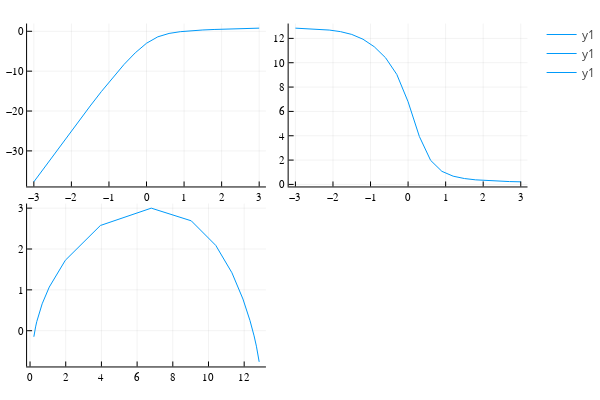

This figure's notebook cell:
### Code cell
p1 = plot(q, τ, legend = false)
p2 = plot(q, α, legend = false)
p3 = plot(α, f_α)
p4 = plot(p1, p2, p3)

### Figure 1 — Plotly figure (JSON) as saved in the notebook; plotly's stock layout.template omitted (floating-point values rounded to 4 significant figures)
{"data": [{"colorbar": {"title": ""}, "legendgroup": "y1", "line": {"color": "rgba(0, 154, 250, 1.000)", "dash": "solid", "shape": "linear", "width": 1}, "mode": "lines", "name": "y1", "showlegend": true, "type": "scatter", "x": [-3, -2.7, -2.4, -2.1, -1.8, -1.5, -1.2, -0.9, -0.6, -0.3, 0, 0.3, 0.6, 0.9, 1.2, 1.5, 1.8, 2.1, 2.4, 2.7, 3], "xaxis": "x1", "y": [-37.76, -33.91, -30.08, -26.26, -22.47, -18.74, -15.09, -11.6, -8.333, -5.4, -3.0, -1.393, -0.5381, -0.09886, 0.1569, 0.3283, 0.456, 0.5583, 0.6443, 0.7193, 0.7864], "yaxis": "y1", "zmax": null, "zmin": null}, {"colorbar": {"title": ""}, "legendgroup": "y1", "line": {"color": "rgba(0, 154, 250, 1.000)", "dash": "solid", "shape": "linear", "width": 1}, "mode": "lines", "name": "y1", "showlegend": true, "type": "scatter", "x": [-3, -2.7, -2.4, -2.1, -1.8, -1.5, -1.2, -0.9, -0.6, -0.3, 0, 0.3, 0.6, 0.9, 1.2, 1.5, 1.8, 2.1, 2.4, 2.7, 3], "xaxis": "x2", "y": [12.84, 12.81, 12.76, 12.68, 12.55, 12.32, 11.93, 11.31, 10.41, 9.035, 6.794, 3.941, 1.977, 1.076, 0.6791, 0.4845, 0.3765, 0.3102, 0.2663, 0.2354, 0.2127], "yaxis": "y2", "zmax": null, "zmin": null}, {"colorbar": {"title": ""}, "legendgroup": "y1", "line": {"color": "rgba(0, 154, 250, 1.000)", "dash": "solid", "shape": "linear", "width": 1}, "mode": "lines", "name": "y1", "showlegend": true, "type": "scatter", "x": [12.84, 12.81, 12.76, 12.68, 12.55, 12.32, 11.93, 11.31, 10.41, 9.035, 6.794, 3.941, 1.977, 1.076, 0.6791, 0.4845, 0.3765, 0.3102, 0.2663, 0.2354, 0.2127], "xaxis": "x3", "y": [-0.7625, -0.6694, -0.5486, -0.3789, -0.1272, 0.2484, 0.7746, 1.418, 2.088, 2.69, 3.0, 2.576, 1.725, 1.068, 0.6581, 0.3985, 0.2217, 0.09315, -0.005281, -0.08368, -0.1482], "yaxis": "y3", "zmax": null, "zmin": null}], "layout": {"annotations": [], "height": 400, "legend_position": {"bgcolor": "rgba(255, 255, 255, 1.000)", "bordercolor": "rgba(0, 0, 0, 1.000)", "borderwidth": 1, "font": {"color": "rgba(0, 0, 0, 1.000)", "family": "sans-serif", "size": 11}, "title": {"font": {"color": "rgba(0, 0, 0, 1.000)", "family": "sans-serif", "size": 15}, "text": ""}, "tracegroupgap": 0, "traceorder": "normal", "x": 1, "xanchor": "auto", "y": 1, "yanchor": "auto"}, "margin": {"b": 20, "l": 0, "r": 0, "t": 20}, "paper_bgcolor": "rgba(255, 255, 255, 1.000)", "plot_bgcolor": "rgba(255, 255, 255, 1.000)", "showlegend": true, "width": 600, "xaxis1": {"anchor": "y1", "domain": [0.05101, 0.5008], "gridcolor": "rgba(0, 0, 0, 0.100)", "gridwidth": 0.5, "linecolor": "rgba(0, 0, 0, 1.000)", "mirror": false, "range": [-3.18, 3.18], "showgrid": true, "showline": true, "showticklabels": true, "tickangle": 0, "tickcolor": "rgb(0, 0, 0)", "tickfont": {"color": "rgba(0, 0, 0, 1.000)", "family": "sans-serif", "size": 11}, "tickmode": "array", "ticks": "inside", "ticktext": ["−3", "−2", "−1", "0", "1", "2", "3"], "tickvals": [-3, -2, -1, 0, 1, 2, 3], "title": "", "titlefont": {"color": "rgba(0, 0, 0, 1.000)", "family": "sans-serif", "size": 15}, "type": "-", "visible": true, "zeroline": false, "zerolinecolor": "rgba(0, 0, 0, 1.000)"}, "xaxis2": {"anchor": "y2", "domain": [0.5436, 0.9934], "gridcolor": "rgba(0, 0, 0, 0.100)", "gridwidth": 0.5, "linecolor": "rgba(0, 0, 0, 1.000)", "mirror": false, "range": [-3.18, 3.18], "showgrid": true, "showline": true, "showticklabels": true, "tickangle": 0, "tickcolor": "rgb(0, 0, 0)", "tickfont": {"color": "rgba(0, 0, 0, 1.000)", "family": "sans-serif", "size": 11}, "tickmode": "array", "ticks": "inside", "ticktext": ["−3", "−2", "−1", "0", "1", "2", "3"], "tickvals": [-3, -2, -1, 0, 1, 2, 3], "title": "", "titlefont": {"color": "rgba(0, 0, 0, 1.000)", "family": "sans-serif", "size": 15}, "type": "-", "visible": true, "zeroline": false, "zerolinecolor": "rgba(0, 0, 0, 1.000)"}, "xaxis3": {"anchor": "y3", "domain": [0.05101, 0.5008], "gridcolor": "rgba(0, 0, 0, 0.100)", "gridwidth": 0.5, "linecolor": "rgba(0, 0, 0, 1.000)", "mirror": false, "range": [-0.1661, 13.22], "showgrid": true, "showline": true, "showticklabels": true, "tickangle": 0, "tickcolor": "rgb(0, 0, 0)", "tickfont": {"color": "rgba(0, 0, 0, 1.000)", "family": "sans-serif", "size": 11}, "tickmode": "array", "ticks": "inside", "ticktext": ["0", "2", "4", "6", "8", "10", "12"], "tickvals": [0, 2, 4, 6, 8, 10, 12], "title": "", "titlefont": {"color": "rgba(0, 0, 0, 1.000)", "family": "sans-serif", "size": 15}, "type": "-", "visible": true, "zeroline": false, "zerolinecolor": "rgba(0, 0, 0, 1.000)"}, "yaxis1": {"anchor": "x1", "domain": [0.5376, 0.9902], "gridcolor": "rgba(0, 0, 0, 0.100)", "gridwidth": 0.5, "linecolor": "rgba(0, 0, 0, 1.000)", "mirror": false, "range": [-38.92, 1.943], "showgrid": true, "showline": true, "showticklabels": true, "tickangle": 0, "tickcolor": "rgb(0, 0, 0)", "tickfont": {"color": "rgba(0, 0, 0, 1.000)", "family": "sans-serif", "size": 11}, "tickmode": "array", "ticks": "inside", "ticktext": ["−30", "−20", "−10", "0"], "tickvals": [-30, -20, -10, 0], "title": "", "titlefont": {"color": "rgba(0, 0, 0, 1.000)", "family": "sans-serif", "size": 15}, "type": "-", "visible": true, "zeroline": false, "zerolinecolor": "rgba(0, 0, 0, 1.000)"}, "yaxis2": {"anchor": "x2", "domain": [0.5376, 0.9902], "gridcolor": "rgba(0, 0, 0, 0.100)", "gridwidth": 0.5, "linecolor": "rgba(0, 0, 0, 1.000)", "mirror": false, "range": [-0.1661, 13.22], "showgrid": true, "showline": true, "showticklabels": true, "tickangle": 0, "tickcolor": "rgb(0, 0, 0)", "tickfont": {"color": "rgba(0, 0, 0, 1.000)", "family": "sans-serif", "size": 11}, "tickmode": "array", "ticks": "inside", "ticktext": ["0", "2", "4", "6", "8", "10", "12"], "tickvals": [0, 2, 4, 6, 8, 10, 12], "title": "", "titlefont": {"color": "rgba(0, 0, 0, 1.000)", "family": "sans-serif", "size": 15}, "type": "-", "visible": true, "zeroline": false, "zerolinecolor": "rgba(0, 0, 0, 1.000)"}, "yaxis3": {"anchor": "x3", "domain": [0.03762, 0.4902], "gridcolor": "rgba(0, 0, 0, 0.100)", "gridwidth": 0.5, "linecolor": "rgba(0, 0, 0, 1.000)", "mirror": false, "range": [-0.8753, 3.113], "showgrid": true, "showline": true, "showticklabels": true, "tickangle": 0, "tickcolor": "rgb(0, 0, 0)", "tickfont": {"color": "rgba(0, 0, 0, 1.000)", "family": "sans-serif", "size": 11}, "tickmode": "array", "ticks": "inside", "ticktext": ["0", "1", "2", "3"], "tickvals": [0, 1, 2, 3], "title": "", "titlefont": {"color": "rgba(0, 0, 0, 1.000)", "family": "sans-serif", "size": 15}, "type": "-", "visible": true, "zeroline": false, "zerolinecolor": "rgba(0, 0, 0, 1.000)"}}}
